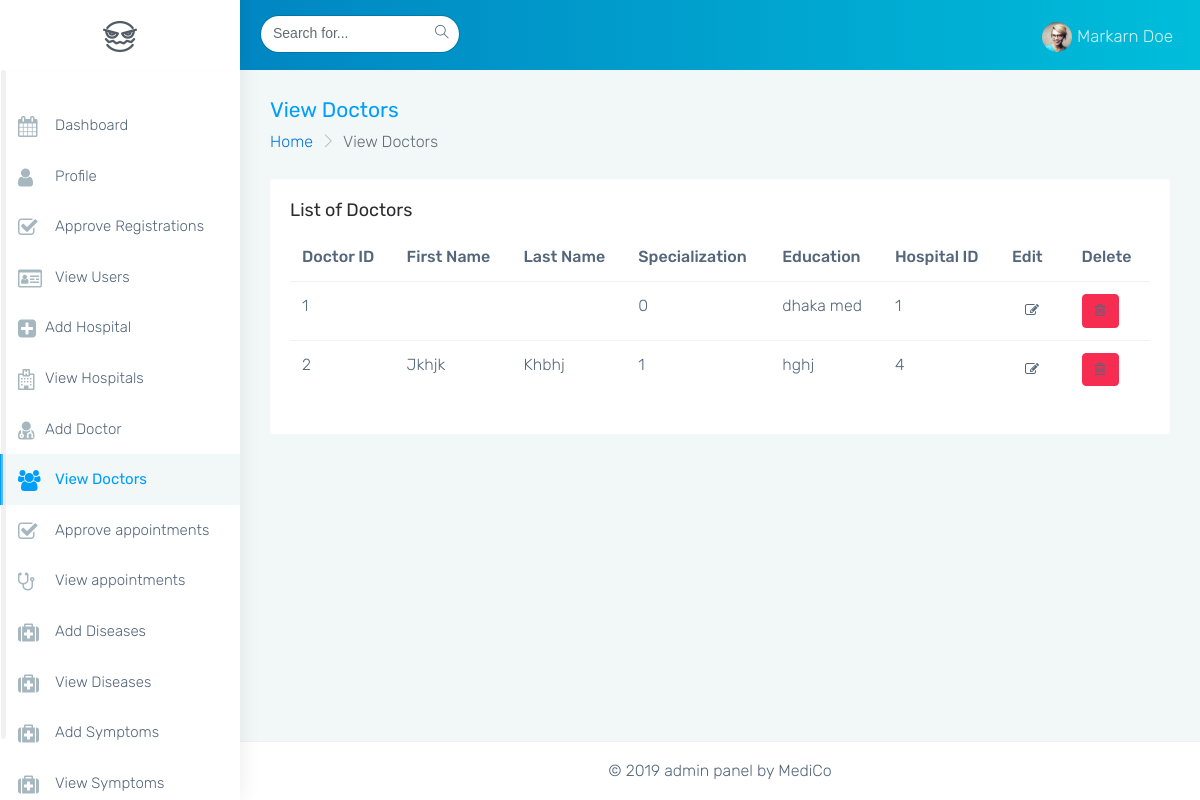
/mediment-admin/monster-html/view_doctors.php, run on an earlier commit of the app's database.
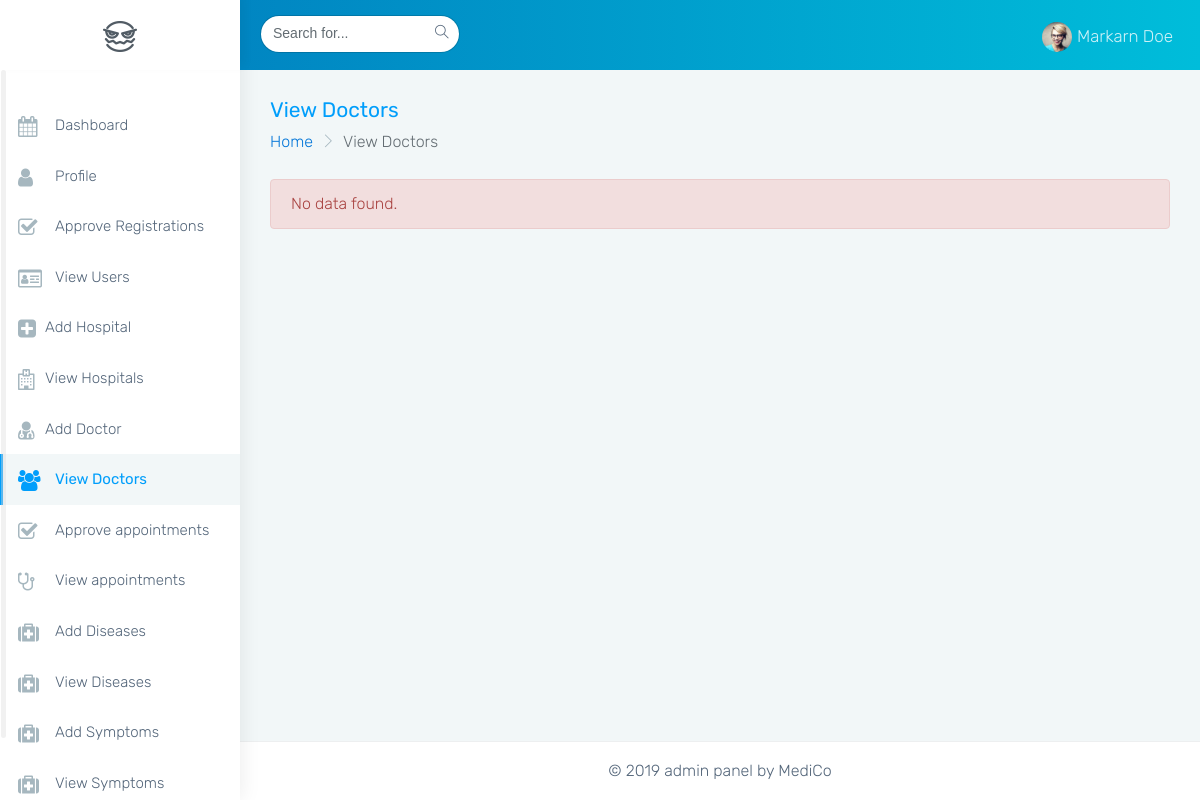
And on a later commit of the database.
### tables this page shows
CREATE TABLE `doctors` (
  `doctorid` int(11) NOT NULL AUTO_INCREMENT,
  `firstname` varchar(45) NOT NULL,
  `lastname` varchar(45) DEFAULT NULL,
  `specialization` varchar(45) NOT NULL,
  `education` varchar(255) DEFAULT NULL,
  `hospitalid` int(11) NOT NULL,
  `isdelete` char(1) DEFAULT '0',
  `created_at` datetime DEFAULT CURRENT_TIMESTAMP,
  `updated_at` datetime DEFAULT CURRENT_TIMESTAMP ON UPDATE CURRENT_TIMESTAMP,
  PRIMARY KEY (`doctorid`),
  UNIQUE KEY `doctorid_UNIQUE` (`doctorid`),
  KEY `fk_doctors_hospitals1_idx` (`hospitalid`),
  CONSTRAINT `fk_doctors_hospitals1` FOREIGN KEY (`hospitalid`) REFERENCES `hospitals` (`hospitalid`) ON DELETE NO ACTION ON UPDATE NO ACTION
);

### mediment-admin/monster-html/view_doctors.php (the view, shortened to what this page needs)
<?php
    include('common/html_head.php');
    include('common/db_connection.php');
    $sql="SELECT * FROM doctors WHERE isdelete='0' ORDER BY doctorid";
    $result=mysqli_query($connect,$sql);
    $num_of_rows = mysqli_num_rows($result);
    $result=mysqli_query($connect,$sql);
?>
<body class="fix-header card-no-border">
    <div id="main-wrapper">
        <?php
        include('common/header.php');
        ?>
        <?php
        include('common/side_nav.php');
        ?>
        <div class="page-wrapper">
            <div class="container-fluid">
                <div class="row page-titles">
                    <div class="col-md-6 col-8 align-self-center">
                        <h3 class="text-themecolor m-b-0 m-t-0">View Doctors</h3>
                        <ol class="breadcrumb">
                            <li class="breadcrumb-item"><a href="javascript:void(0)">Home</a></li>
                            <li class="breadcrumb-item active">View Doctors</li>
                        </ol>
                    </div>
                </div>
                <?php
                if($num_of_rows > 0){
                ?>
                <div class="row">
                    <div class="col-sm-12">
                        <div class="card">
                            <div class="card-block">
                                <h4 class="card-title">List of Doctors</h4>
                                <div class="table-responsive">
                                    <table class="table">
                                        <thead>
                                            <tr>
                                                <th>Doctor ID</th>
                                                <th>First Name</th>
                                                <th>Last Name</th>
                                                <th>Specialization</th>
                                                <th>Education</th>
                                                <th>Hospital ID</th>
                                                <th>Edit</th>
                                                <th>Delete</th>
                                            </tr>
                                        </thead>
                                        <tbody>
                                            <?php
                                            while($row=mysqli_fetch_assoc($result)){
                                              ?>
                                            <tr>
                                                <td><?php echo $row['doctorid']; ?></td>
                                                <td><?php echo ucwords(strtolower($row['firstname'])); ?></td>
                                                <td><?php echo ucwords(strtolower($row['lastname'])); ?></td>
                                                <td><?php echo $row['specialization']; ?></td>
                                                <td><?php echo $row['education']; ?></td>
                                                <td><?php echo $row['hospitalid']; ?></td>
                                                <td><a class="btn btn-default"><i class="fa fa-edit"></i></a></td>
                                                <td><a class="btn btn-danger"><i class="fa fa-trash-o"></i></a></td>
                                            </tr>
                                            <?php
                                            }
                                            ?>
                                        </tbody>
                                    </table>
                                </div>
                            </div>
                            <?php
                              }
                              else if($num_of_rows == 0){
                               ?>
                               <div class='alert alert-danger'>
                                No data found.
                               </div>
                               <?php
                                }
                               ?>
                        </div>
                    </div>
                </div>
            </div>
            <?php
            include('common/footer.php');
            ?>
</body>
</html>

What changed in the data, as far as the page shows it:
removed doctors: doctorid "1", specialization "0", education "dhaka med", hospitalid "1"
removed doctors: doctorid "2", firstname "Jkhjk", lastname "Khbhj", specialization "1", education "hghj", hospitalid "4"
Also different on the page:
text no longer shown: "List of Doctors Doctor ID First Name Last Name Specialization Education Hospital ID Edit Delete"
text now shown: "No data found."
